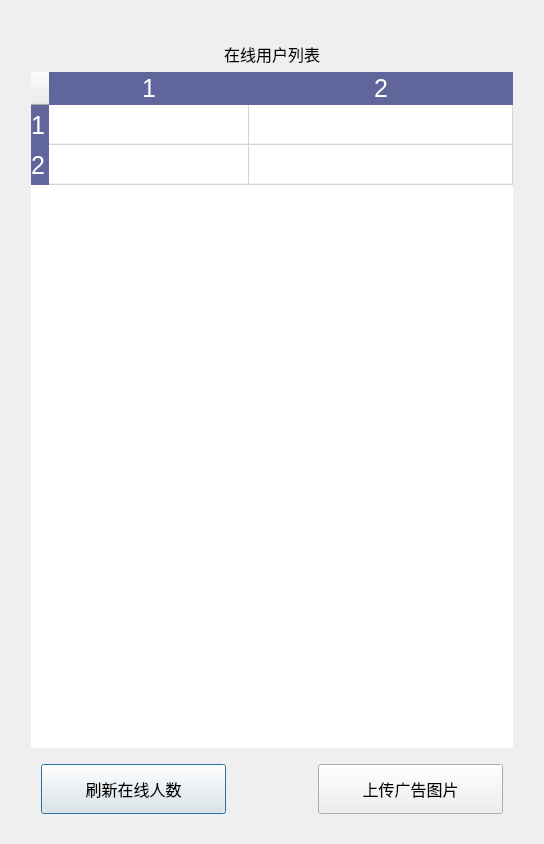
<?xml version="1.0" encoding="UTF-8"?>
<ui version="4.0">
 <class>Root</class>
 <widget class="QDialog" name="Root">
  <property name="geometry">
   <rect>
    <x>0</x>
    <y>0</y>
    <width>544</width>
    <height>844</height>
   </rect>
  </property>
  <property name="windowTitle">
   <string>Dialog</string>
  </property>
  <layout class="QGridLayout" name="gridLayout">
   <item row="2" column="0">
    <spacer name="horizontalSpacer_2">
     <property name="orientation">
      <enum>Qt::Horizontal</enum>
     </property>
     <property name="sizeHint" stdset="0">
      <size>
       <width>1</width>
       <height>20</height>
      </size>
     </property>
    </spacer>
   </item>
   <item row="2" column="2">
    <spacer name="horizontalSpacer_3">
     <property name="orientation">
      <enum>Qt::Horizontal</enum>
     </property>
     <property name="sizeHint" stdset="0">
      <size>
       <width>1</width>
       <height>20</height>
      </size>
     </property>
    </spacer>
   </item>
   <item row="3" column="1">
    <spacer name="verticalSpacer_3">
     <property name="orientation">
      <enum>Qt::Vertical</enum>
     </property>
     <property name="sizeHint" stdset="0">
      <size>
       <width>20</width>
       <height>0</height>
      </size>
     </property>
    </spacer>
   </item>
   <item row="1" column="1">
    <spacer name="verticalSpacer_2">
     <property name="orientation">
      <enum>Qt::Vertical</enum>
     </property>
     <property name="sizeHint" stdset="0">
      <size>
       <width>20</width>
       <height>160</height>
      </size>
     </property>
    </spacer>
   </item>
   <item row="2" column="1">
    <widget class="QWidget" name="widget" native="true">
     <property name="minimumSize">
      <size>
       <width>500</width>
       <height>800</height>
      </size>
     </property>
     <layout class="QVBoxLayout" name="verticalLayout">
      <item>
       <widget class="QLabel" name="onLinelabel">
        <property name="font">
         <font>
          <family>黑体</family>
          <pointsize>14</pointsize>
         </font>
        </property>
        <property name="text">
         <string>&lt;html&gt;&lt;head/&gt;&lt;body&gt;&lt;p align=&quot;center&quot;&gt;&lt;span style=&quot; font-size:12pt;&quot;&gt;在线用户列表&lt;/span&gt;&lt;/p&gt;&lt;/body&gt;&lt;/html&gt;</string>
        </property>
        <property name="alignment">
         <set>Qt::AlignCenter</set>
        </property>
        <property name="margin">
         <number>0</number>
        </property>
        <property name="indent">
         <number>-1</number>
        </property>
       </widget>
      </item>
      <item>
       <widget class="QTableWidget" name="tableWidget">
        <property name="styleSheet">
         <string notr="true">QHeaderView
{
    background:transparent;
}

QHeaderView::section
{
    font-size:25px;
    font-family:&quot;Microsoft YaHei&quot;;
    color:#FFFFFF;
    background:#60669B;
    border:none;
    text-align:left;
    margin-left:0px;
    padding-left:0px;
}

QTableWidget
{
    background:#FFFFFF;
    border:none;

    font-size:25px;
    font-family:&quot;Microsoft YaHei&quot;;
    color:#666666;
}
QTableWidget::item
{
    border-bottom:1px solid #EEF1F7 ;
}

QTableWidget::item::selected
{
    color:red;
    background:#EFF4FF;
}


QScrollBar::handle:vertical
{
    background: rgba(255,255,255,20%);
    border: 0px solid grey;
    border-radius:3px;
    width: 8px;
}

QScrollBar::add-page:vertical, QScrollBar::sub-page:vertical
{
    background:rgba(255,255,255,10%);
}


QScollBar::add-line:vertical, QScrollBar::sub-line:vertical
{
    background:transparent;
}</string>
        </property>
        <property name="textElideMode">
         <enum>Qt::ElideMiddle</enum>
        </property>
        <property name="rowCount">
         <number>2</number>
        </property>
        <property name="columnCount">
         <number>2</number>
        </property>
        <attribute name="horizontalHeaderVisible">
         <bool>true</bool>
        </attribute>
        <attribute name="horizontalHeaderCascadingSectionResizes">
         <bool>true</bool>
        </attribute>
        <attribute name="horizontalHeaderDefaultSectionSize">
         <number>200</number>
        </attribute>
        <attribute name="horizontalHeaderHighlightSections">
         <bool>true</bool>
        </attribute>
        <attribute name="horizontalHeaderMinimumSectionSize">
         <number>80</number>
        </attribute>
        <attribute name="horizontalHeaderShowSortIndicator" stdset="0">
         <bool>true</bool>
        </attribute>
        <attribute name="horizontalHeaderStretchLastSection">
         <bool>true</bool>
        </attribute>
        <attribute name="verticalHeaderCascadingSectionResizes">
         <bool>false</bool>
        </attribute>
        <attribute name="verticalHeaderDefaultSectionSize">
         <number>40</number>
        </attribute>
        <attribute name="verticalHeaderMinimumSectionSize">
         <number>25</number>
        </attribute>
        <attribute name="verticalHeaderShowSortIndicator" stdset="0">
         <bool>false</bool>
        </attribute>
        <attribute name="verticalHeaderStretchLastSection">
         <bool>false</bool>
        </attribute>
        <row/>
        <row/>
        <column/>
        <column/>
       </widget>
      </item>
      <item>
       <layout class="QHBoxLayout" name="horizontalLayout" stretch="2,1,2">
        <property name="spacing">
         <number>0</number>
        </property>
        <property name="leftMargin">
         <number>10</number>
        </property>
        <property name="topMargin">
         <number>10</number>
        </property>
        <property name="rightMargin">
         <number>10</number>
        </property>
        <property name="bottomMargin">
         <number>10</number>
        </property>
        <item>
         <widget class="QPushButton" name="RefreshButton">
          <property name="minimumSize">
           <size>
            <width>0</width>
            <height>50</height>
           </size>
          </property>
          <property name="font">
           <font>
            <family>微软雅黑</family>
            <pointsize>12</pointsize>
           </font>
          </property>
          <property name="text">
           <string>刷新在线人数</string>
          </property>
         </widget>
        </item>
        <item>
         <spacer name="horizontalSpacer">
          <property name="orientation">
           <enum>Qt::Horizontal</enum>
          </property>
          <property name="sizeHint" stdset="0">
           <size>
            <width>40</width>
            <height>20</height>
           </size>
          </property>
         </spacer>
        </item>
        <item>
         <widget class="QPushButton" name="PutPicButton">
          <property name="minimumSize">
           <size>
            <width>0</width>
            <height>50</height>
           </size>
          </property>
          <property name="font">
           <font>
            <family>微软雅黑</family>
            <pointsize>12</pointsize>
           </font>
          </property>
          <property name="text">
           <string>上传广告图片</string>
          </property>
         </widget>
        </item>
       </layout>
      </item>
     </layout>
    </widget>
   </item>
  </layout>
 </widget>
 <resources/>
 <connections/>
</ui>
